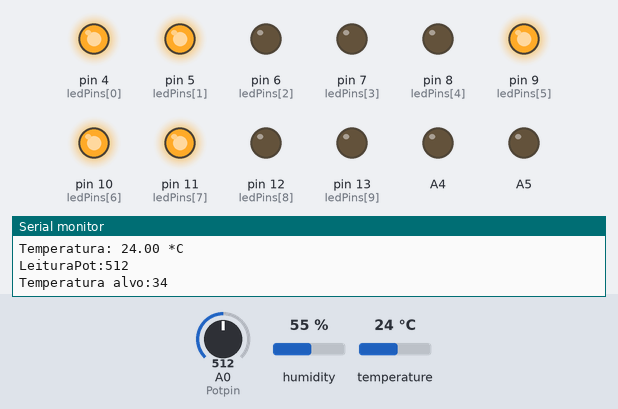
This sketch was run on a simulated Arduino Uno, built with avr-gcc and run on an emulated ATmega328P. Shown: output pins drawn as LEDs (lit = HIGH), the last lines printed to the serial monitor. The test bench sets the inputs (shaded band); at power-on: temperature 24 °C, A0 (Potpin) = 512, humidity 55 %.

Above: at 3.8 s.
3.9 s: temperature set to 21 °C
6.1 s: temperature set to 18 °C
At 8.4 s:
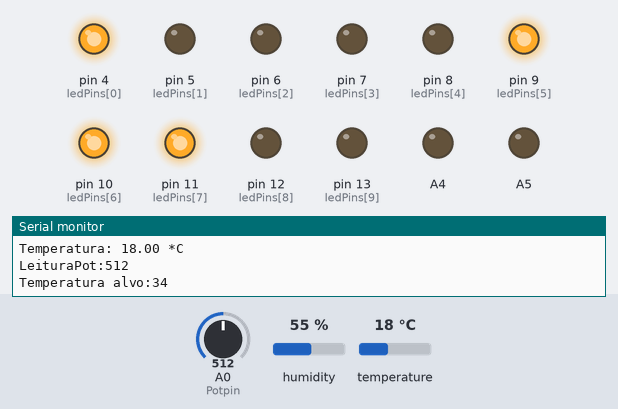
9.0 s: A0 (Potpin) set to 521
At 9.6 s:
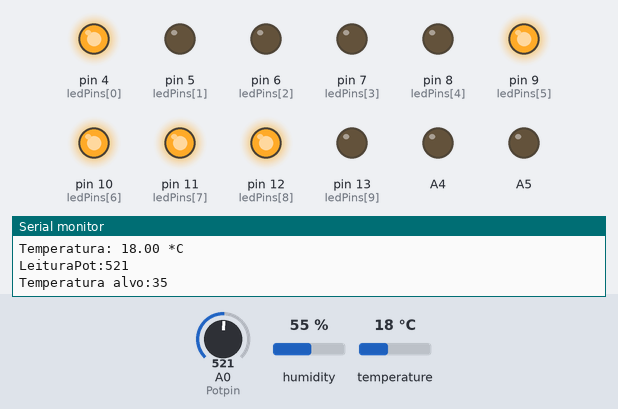
11.2 s: A0 (Potpin) set to 677
13.4 s: A0 (Potpin) set to 699
At 14.8 s:
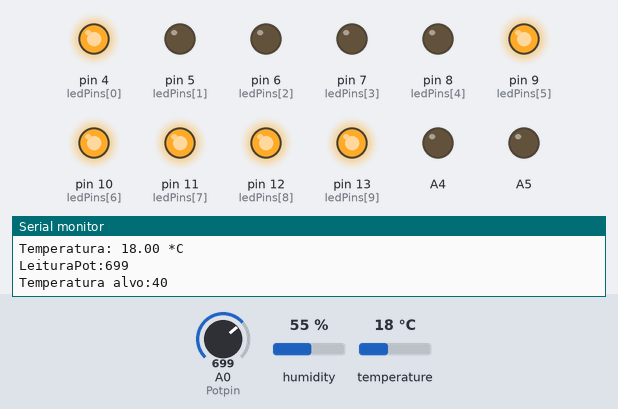
15.6 s: temperature set to 28 °C
At 18.1 s:
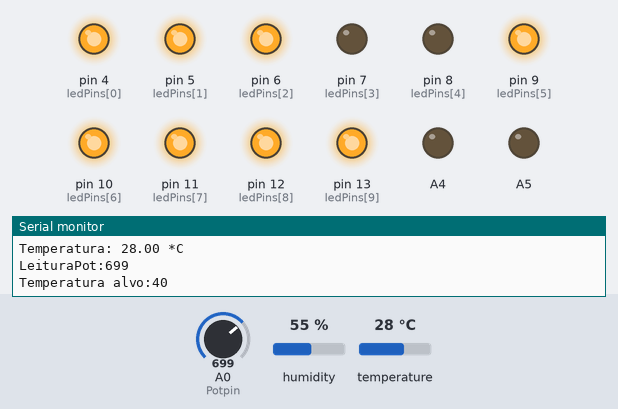
Timing chart, 0 to 19.1 s (numbered marks = the images above; inputs shaded):
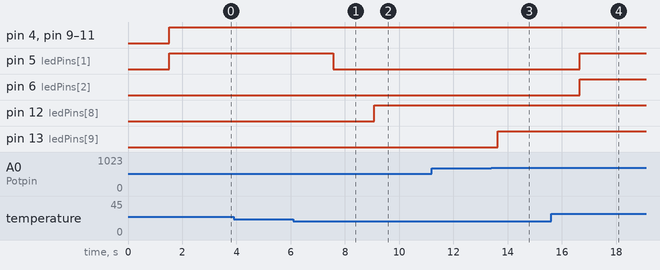

The sketch:

TempImpressora.ino
```cpp
#include "DHT.h"

#define DHTPIN 2     // Pino onde o sensor DHT11 está conectado
#define DHTTYPE DHT11   // Define o tipo do sensor como DHT11
#define Potpin 0

// Inicializa o objeto DHT
DHT dht(DHTPIN, DHTTYPE);

// Define os pinos para os LEDs
const int ledPins[] = {4, 5, 6, 7, 8, 9, 10, 11, 12, 13};
const int numLeds = 10;

void setup() {
  Serial.begin(9600);
  Serial.println("Teste do sensor DHT11!");
  pinMode(A5, OUTPUT);
  pinMode(A4, OUTPUT);
  dht.begin();

  // Configura os pinos dos LEDs como saída
  for (int i = 0; i < numLeds; i++) {
    pinMode(ledPins[i], OUTPUT);
  }
}

void loop() {
  delay(1500);
  // Aguarda alguns segundos entre as medições
  // A leitura da temperatura ou umidade leva cerca de 250 milissegundos
  // A leitura do sensor pode demorar até 2 segundos (é um sensor lento)
  float t = dht.readTemperature();

  // Verifica se a leitura falhou e sai da função para tentar novamente
  if (isnan(t)) {
    Serial.println("Falha ao ler do sensor DHT!");
    return;
  }

  Serial.print("Temperatura: ");
  Serial.print(t);
  Serial.println(" *C");

  // Lógica para acender os LEDs de acordo com a temperatura
  // Desliga todos os LEDs antes de acender os corretos
  for (int i = 0; i < numLeds; i++) {
    digitalWrite(ledPins[i], LOW);
  }
  digitalWrite(A5, LOW);
  digitalWrite(A4, LOW);

  if (t >= 2 && t < 20) {
    digitalWrite(ledPins[0], HIGH);
  } else if (t >= 20 && t < 25) {
    digitalWrite(ledPins[0], HIGH);
    digitalWrite(ledPins[1], HIGH);
  } else if (t >= 25 && t < 30) {
    digitalWrite(ledPins[0], HIGH);
    digitalWrite(ledPins[1], HIGH);
    digitalWrite(ledPins[2], HIGH);
  } else if (t >= 30 && t < 35) {
    digitalWrite(ledPins[0], HIGH);
    digitalWrite(ledPins[1], HIGH);
    digitalWrite(ledPins[2], HIGH);
    digitalWrite(ledPins[3], HIGH);
  } else if (t >= 35 && t < 40) {
    digitalWrite(ledPins[0], HIGH);
    digitalWrite(ledPins[1], HIGH);
    digitalWrite(ledPins[2], HIGH);
    digitalWrite(ledPins[3], HIGH);
    digitalWrite(ledPins[4], HIGH);
  } else if (t >= 40) {
    digitalWrite(ledPins[0], HIGH);
    digitalWrite(ledPins[1], HIGH);
    digitalWrite(ledPins[2], HIGH);
    digitalWrite(ledPins[3], HIGH);
    digitalWrite(ledPins[4], HIGH);
    digitalWrite(A4, HIGH);
  }


  int LeituraPot = analogRead(Potpin);
  Serial.print("LeituraPot:");
  Serial.println(LeituraPot);
  int alvoTemp = map(LeituraPot, 0, 1025, 20, 50);
  Serial.print("Temperatura alvo:");
  Serial.println(alvoTemp);

  if (alvoTemp >= 20 && alvoTemp < 25) {
    digitalWrite(ledPins[5], HIGH);
  } else if (alvoTemp >= 25 && alvoTemp < 30) {
    digitalWrite(ledPins[5], HIGH);
    digitalWrite(ledPins[6], HIGH);
  } else if (alvoTemp >= 30 && alvoTemp < 35) {
    digitalWrite(ledPins[5], HIGH);
    digitalWrite(ledPins[6], HIGH);
    digitalWrite(ledPins[7], HIGH);
  } else if (alvoTemp >= 35 && alvoTemp < 40) {
    digitalWrite(ledPins[5], HIGH);
    digitalWrite(ledPins[6], HIGH);
    digitalWrite(ledPins[7], HIGH);
    digitalWrite(ledPins[8], HIGH);
  } else if (alvoTemp >= 40 && alvoTemp < 45) {
    digitalWrite(ledPins[5], HIGH);
    digitalWrite(ledPins[6], HIGH);
    digitalWrite(ledPins[7], HIGH);
    digitalWrite(ledPins[8], HIGH);
    digitalWrite(ledPins[9], HIGH);
  } else if (alvoTemp >= 45) {
    digitalWrite(ledPins[5], HIGH);
    digitalWrite(ledPins[6], HIGH);
    digitalWrite(ledPins[7], HIGH);
    digitalWrite(ledPins[8], HIGH);
    digitalWrite(ledPins[9], HIGH);
    digitalWrite(A5, HIGH);
  }
}
```

Measured:
- the behaviour switches between 20 and 19 °C on temperature (found by bisection; images 0 and 1)
- the behaviour switches between 512 and 513 on A0 (Potpin) (found by bisection; images 1 and 2)
- the behaviour switches between 683 and 684 on A0 (Potpin) (found by bisection; images 2 and 3)
- after the input at 6.1 s, pin 5 (ledPins[1]): HIGH → LOW after 1.5 s
- after the input at 9.0 s, pin 12 (ledPins[8]): LOW → HIGH after 0.08 s
- after the input at 13.4 s, pin 13 (ledPins[9]): LOW → HIGH after 0.23 s
- after the input at 15.6 s, pin 5 (ledPins[1]), pin 6 (ledPins[2]): LOW → HIGH after 1.1 s
